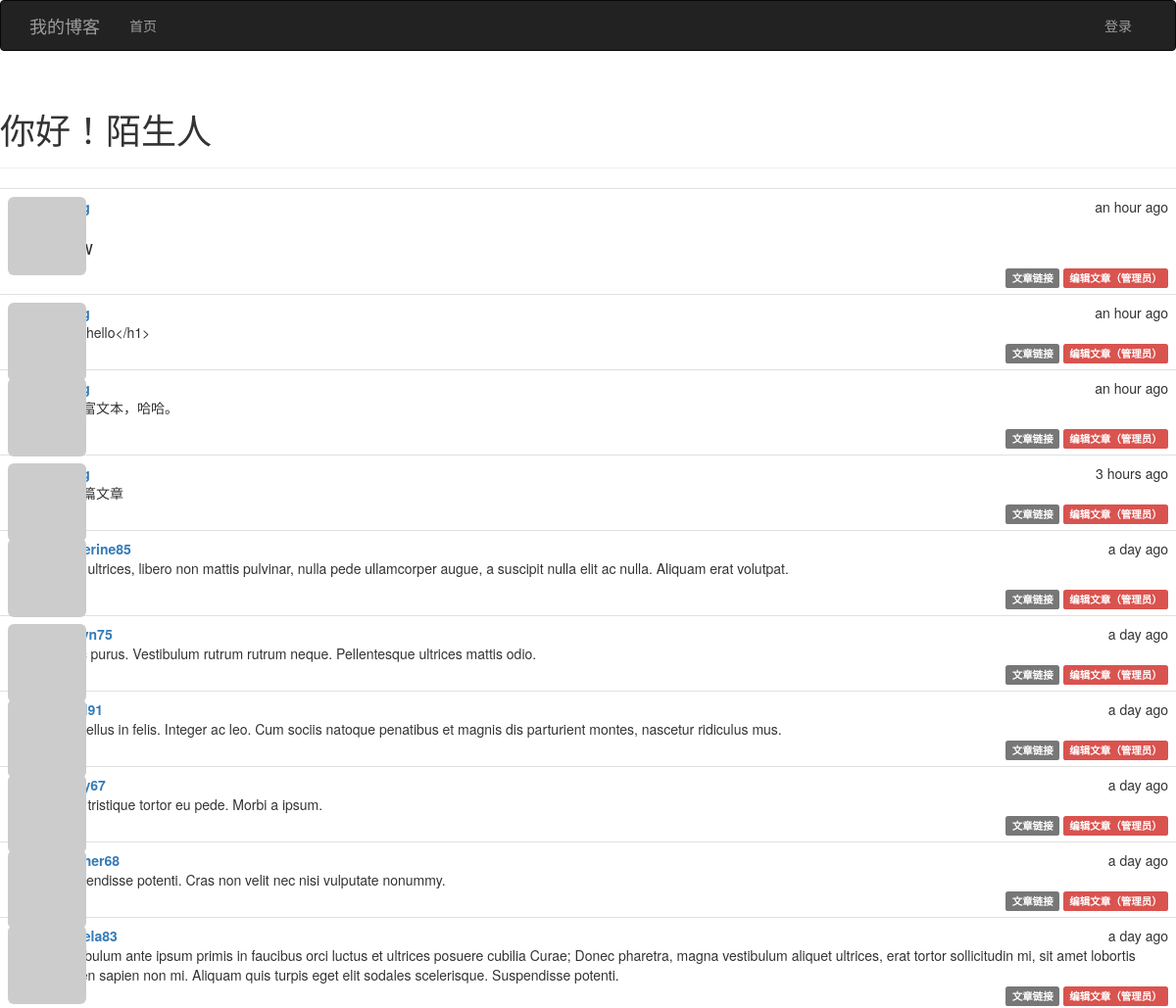
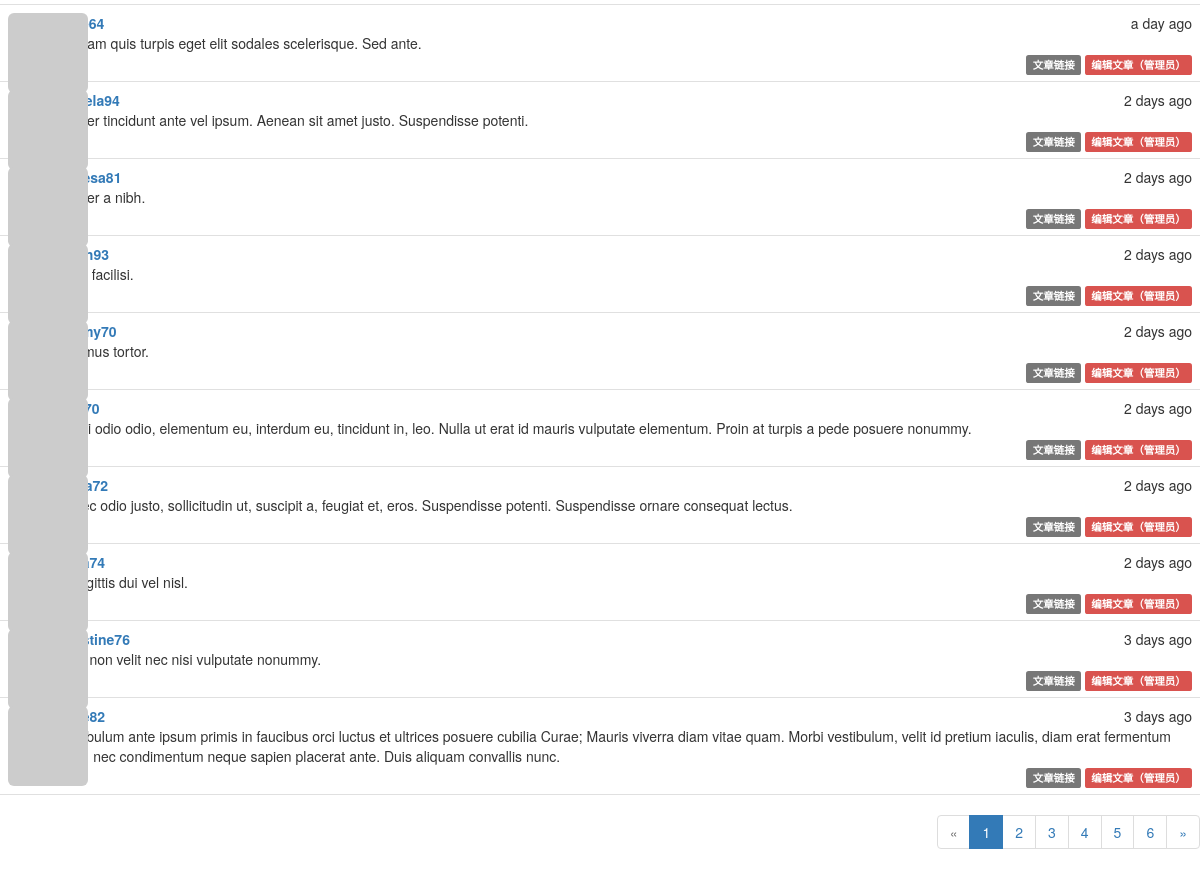
The page / on the database its author committed (2 pictures, top to bottom).
### app/models.py (models this page shows, shortened)
class Post(db.Model):
    __tablename__ = 'posts'
    id = db.Column(db.Integer, primary_key=True)
    body = db.Column(db.Text)
    body_html = db.Column(db.Text)
    timestamp = db.Column(db.DateTime, index=True, default=datetime.utcnow)
    author_id = db.Column(db.Integer, db.ForeignKey('users.id'))

class User(UserMixin,db.Model):
    __tablename__='users'
    id = db.Column(db.Integer, primary_key=True)
    email = db.Column(db.String(64), unique=True, index=True)
    username = db.Column(db.String(64), unique=True, index=True)
    password_hash = db.Column(db.String(128))
    confirmed = db.Column(db.Boolean, default=False)
    role_id = db.Column(db.Integer, db.ForeignKey('roles.id'))
    name = db.Column(db.String(64))
    location = db.Column(db.String(64))
    about_me = db.Column(db.Text())
    member_since = db.Column(db.DateTime(), default=datetime.utcnow)
    last_seen = db.Column(db.DateTime(), default=datetime.utcnow)
    avatar_hash = db.Column(db.String(32))
    posts = db.relationship('Post', backref='author', lazy='dynamic')
    @property
    def password(self):
        raise AttributeError('password is not a readable attribute')
    def gravatar(self, size=100, default='identicon', rating='g'):
        if request.is_secure:
            url = 'http://secure.gravatar.com/avatar'
        else:
            url = 'http://www.gravatar.com/avatar'
        hash = self.avatar_hash or hashlib.md5(
            self.email.encode('utf-8')).hexdigest()
        return '{url}/{hash}?s={size}&d={default}&r={rating}'.format(
            url=url, hash=hash, size=size, default=default, rating=rating)

### app/main/views.py (the view)
@main.route('/', methods=['GET', 'POST'])
def index():
    form = PostForm()
    if current_user.can(Permission.WRITE_ARTICLES) and form.validate_on_submit():
        post = Post(body=form.body.data,
                    author=current_user._get_current_object())
        db.session.add(post)
        return redirect(url_for('.index'))
    page = request.args.get('page', 1, type=int)
    pagination = Post.query.order_by(Post.timestamp.desc()).paginate(
        page, per_page=current_app.config['MYBLOG_POSTS_PER_PAGE'],
        error_out=False)
    posts = pagination.items
    return render_template('index.html', form=form, posts=posts,
                           pagination=pagination)

### app/auth/views.py (called while the page is built)
@auth.before_app_request
def before_request():
    if current_user.is_authenticated:
        current_user.ping()
        if not current_user.confirmed \
            and request.endpoint \
            and request.endpoint[:5] != 'auth.' \
            and request.endpoint != 'static':
            return redirect(url_for('auth.unconfirmed'))

### app/main/__init__.py (called while the page is built)
@main.app_context_processor
def inject_permissions():
    return dict(Permission=Permission)

### app/models.py (called while the page is built)
    def can(self, permissions):
        return False

### app/templates/index.html (shortened to what this page needs)
{% extends "base.html" %}
{% import "bootstrap/wtf.html" as wtf %}
{% import "_macros.html" as macros %}
{% block page_content %}
<div class="page-header">
    <h1>你好！{% if current_user.is_authenticated %}{{ current_user.username }}{% else %}陌生人{% endif %}</h1>
</div>
{% include '_posts.html' %}
<div class="pagination">
    {{ macros.pagination_widget(pagination, '.index') }}
</div>
{% endblock %}

### app/templates/_posts.html
<ul class="posts">
    {% for post in posts %}
    <li class="post">
        <div class="profile-thumbnail">
            <a href="{{ url_for('.user', username=post.author.username) }}">
                <img class="img-rounded profile-thumbnail" src="{{ post.author.gravatar(size=40) }}">
            </a>
        </div>
        <div class="post-content">
            <div class="post-date">{{ moment(post.timestamp).fromNow() }}</div>
            <div class="post-author">
                <a href="{{ url_for('.user', username=post.author.username) }}">
                    {{ post.author.username }}
                </a>
            </div>
            <div class="post-body">
                {% if post.body_html %}
                {{ post.body_html | safe }}
                {% else %}
                {{ post.body }}
                {% endif %}
            </div>
            <div class="post-footer">
                <a href="{{ url_for('.post', id=post.id) }}">
                    <span class="label label-default">文章链接</span>
                </a>
                {% if current_user == post.author %}
                <a href="{{ url_for('.edit', id=post.id) }}">
                    <span class="label label-primary">编辑文章</span>
                </a>
                {% elif current_user.is_administrator %}
                <a href="{{ url_for('.edit', id=post.id) }}">
                    <span class="label label-danger">编辑文章（管理员）</span>
                </a>
                {% endif %}
            </div>
        </div>
    </li>
    {% endfor %}
</ul>

### app/static/styles.css (style rules this page uses)
.profile-thumbnail { position: absolute; }
ul.posts { list-style-type: none; padding: 0px; margin: 16px 0px 0px 0px; border-top: 1px solid #e0e0e0; }
ul.posts li.post { padding: 8px; border-bottom: 1px solid #e0e0e0; }
div.post-date { float: right; }
div.post-author { font-weight: bold; }
div.post-content { margin-left: 48px; min-height: 48px; }
div.post-footer { text-align: right; }
div.pagination { width: 100%; text-align: right; padding: 0px; margin: 0px; }
.post-body h1 { font-size: 140%; }

### rows shown on the page
Post: timestamp "an hour ago"
Post: timestamp "an hour ago", body "<h1>hello</h1>"
Post: timestamp "an hour ago", body_html "添加富文本，哈哈。"
Post: timestamp "3 hours ago", body "第一篇文章"
Post: timestamp "a day ago", author.username "catherine85", body_html "Nam ultrices, libero non mattis pulvinar, nulla pede ullamcorper augue, a suscipit nulla elit ac nulla. Aliquam erat volutpat."
Post: timestamp "a day ago", body "Nunc purus. Vestibulum rutrum rutrum neque. Pellentesque ultrices mattis odio."
Post: timestamp "a day ago", body "Phasellus in felis. Integer ac leo. Cum sociis natoque penatibus et magnis dis parturient montes, nascetur ridiculus mus."
Post: timestamp "a day ago", body "Nam tristique tortor eu pede. Morbi a ipsum."
Post: timestamp "a day ago", author.username "heather68", body "Suspendisse potenti. Cras non velit nec nisi vulputate nonummy."
Post: timestamp "a day ago", body "Vestibulum ante ipsum primis in faucibus orci luctus et ultrices posuere cubilia Curae; Donec pharetra, magna vestibulum aliquet ultrices, erat tortor sollicitudin mi, sit amet lobortis sapien sapien non mi. Aliquam quis turpis eget elit sodales scelerisque. Suspendisse potenti."
Post: timestamp "a day ago", body "Aliquam quis turpis eget elit sodales scelerisque. Sed ante."
Post: timestamp "2 days ago", body "Integer tincidunt ante vel ipsum. Aenean sit amet justo. Suspendisse potenti."
Post: timestamp "2 days ago", author.username "theresa81", body "Integer a nibh."
Post: timestamp "2 days ago", body "Nulla facilisi."
Post: timestamp "2 days ago", body "Vivamus tortor."
Post: timestamp "2 days ago", body "Morbi odio odio, elementum eu, interdum eu, tincidunt in, leo. Nulla ut erat id mauris vulputate elementum. Proin at turpis a pede posuere nonummy."
Post: timestamp "2 days ago", body "Donec odio justo, sollicitudin ut, suscipit a, feugiat et, eros. Suspendisse potenti. Suspendisse ornare consequat lectus."
Post: timestamp "2 days ago", body "In sagittis dui vel nisl."
Post: timestamp "3 days ago", author.username "christine76", body "Cras non velit nec nisi vulputate nonummy."
Post: timestamp "3 days ago", body "Vestibulum ante ipsum primis in faucibus orci luctus et ultrices posuere cubilia Curae; Mauris viverra diam vitae quam. Morbi vestibulum, velit id pretium iaculis, diam erat fermentum justo, nec condimentum neque sapien placerat ante. Duis aliquam convallis nunc."

### other values the page prints
{{ p }} "1"
{{ p }} "2" "3" "4" "5" "6"
